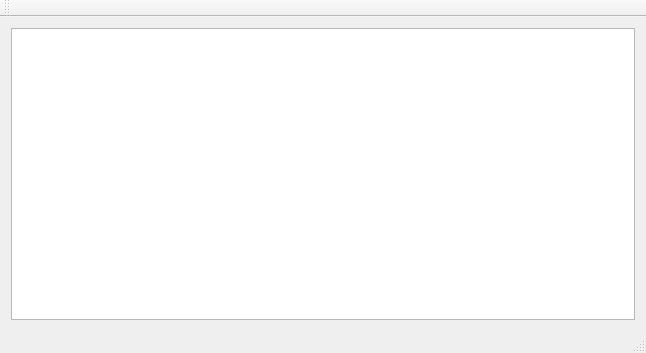
<?xml version="1.0" encoding="UTF-8"?>
<ui version="4.0">
 <class>MainWindow</class>
 <widget class="QMainWindow" name="MainWindow">
  <property name="geometry">
   <rect>
    <x>0</x>
    <y>0</y>
    <width>646</width>
    <height>353</height>
   </rect>
  </property>
  <property name="windowTitle">
   <string>MainWindow</string>
  </property>
  <widget class="QWidget" name="centralWidget">
   <layout class="QGridLayout" name="gridLayout">
    <item row="0" column="0">
     <widget class="QPlainTextEdit" name="plainTextEdit"/>
    </item>
   </layout>
  </widget>
  <widget class="QMenuBar" name="menuBar">
   <property name="geometry">
    <rect>
     <x>0</x>
     <y>0</y>
     <width>646</width>
     <height>27</height>
    </rect>
   </property>
  </widget>
  <widget class="QToolBar" name="mainToolBar">
   <attribute name="toolBarArea">
    <enum>TopToolBarArea</enum>
   </attribute>
   <attribute name="toolBarBreak">
    <bool>false</bool>
   </attribute>
  </widget>
  <widget class="QStatusBar" name="statusBar"/>
 </widget>
 <layoutdefault spacing="6" margin="11"/>
 <resources/>
 <connections/>
</ui>
